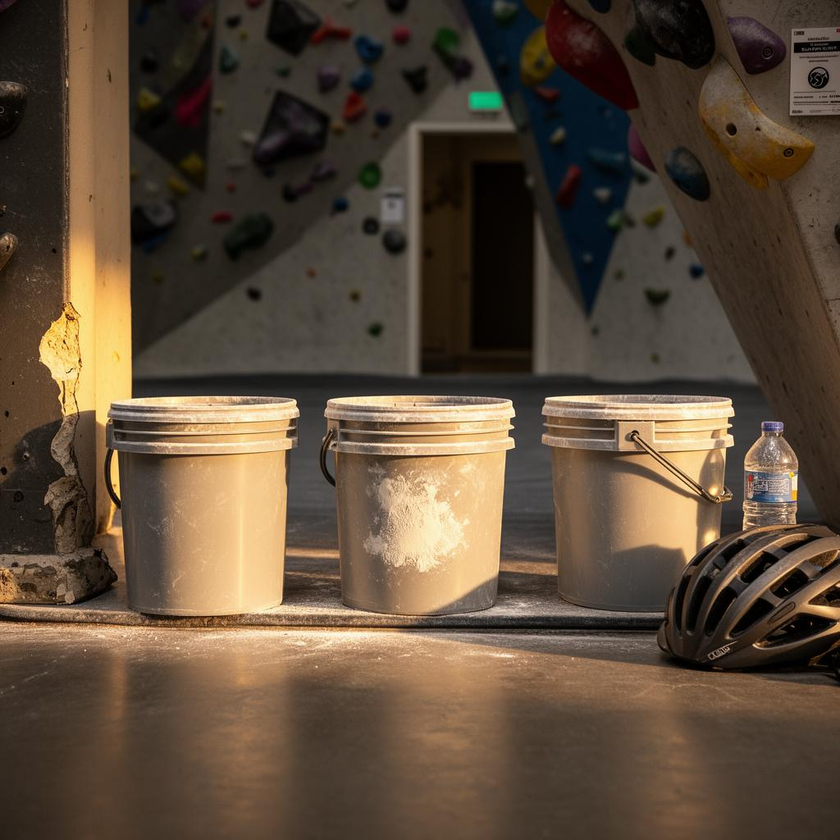
#> input picture mixed/run_20261020_133752_785524/logs/000000_mirage_4.jpg/debug_assets/variables_image_0_f34e6debf2.png, 840 x 840 px, shrunk from 1024 x 1024 before the run, given in place of after_harmonize.png, which was not available
$ python cutout_debug.py ../../mixed/run_20261020_133752_785524/logs/000000_mirage_4.jpg/debug_assets
#> lines starting #> are read from the running program, lines starting #| are printed output that depends on the picture; pictures that were not available may be replaced by others from this repository, and a replacement may not be noted
"""Cut the edited object out of a ``test_edit_object`` debug folder.

Uses ``after_harmonize.png`` as colour and ``matte_raw.png`` as alpha, and
writes ``cutout.png`` (RGBA, transparent background) next to them. The matte is
used as is, so fur keeps its fractional alpha.
"""

from __future__ import annotations

import argparse
from pathlib import Path

import numpy as np
from PIL import Image


def make_cutout(folder: Path, crop_to_object: bool = False) -> Path:
#> called with crop_to_object = False
    with Image.open(folder / "after_harmonize.png") as image:
#> image is the input picture: PIL image 840x840 RGB; mean R, G, B 91.5, 74.9, 57.6
        rgb = image.convert("RGB")
    with Image.open(folder / "matte_raw.png") as matte:
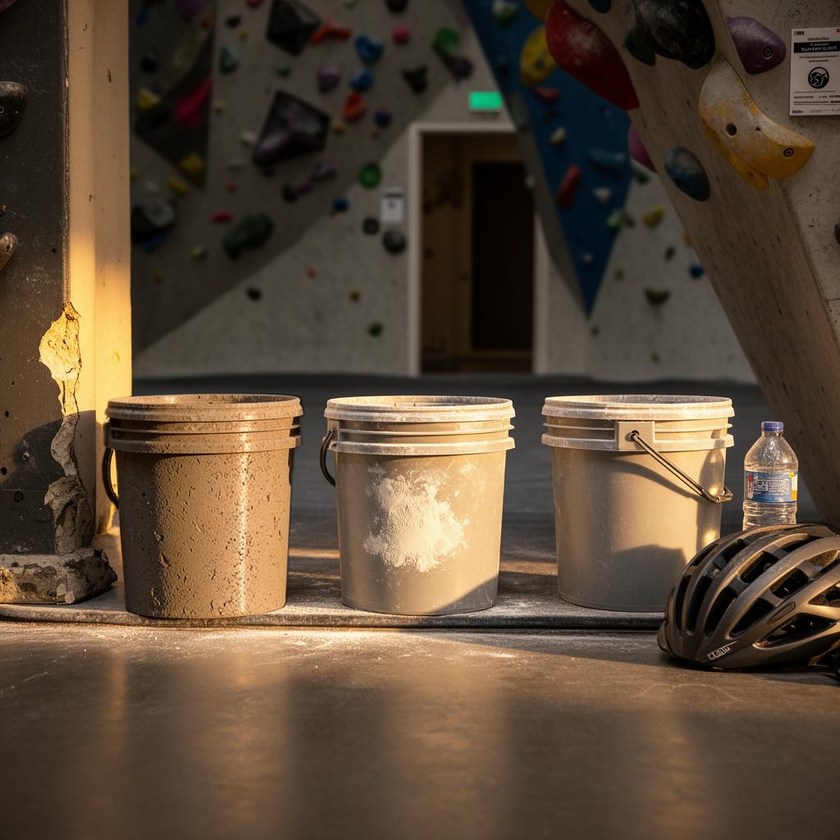
#> input picture mixed/run_20261020_133752_785524/logs/000000_mirage_4.jpg/debug_assets/variables_image_1_f96f469879.png, 840 x 840 px, shrunk from 1024 x 1024 before the run, given in place of matte_raw.png, which was not available
#> matte is the input picture: PIL image 840x840 RGB; mean R, G, B 90, 72.9, 55.6
        alpha = matte.convert("L")
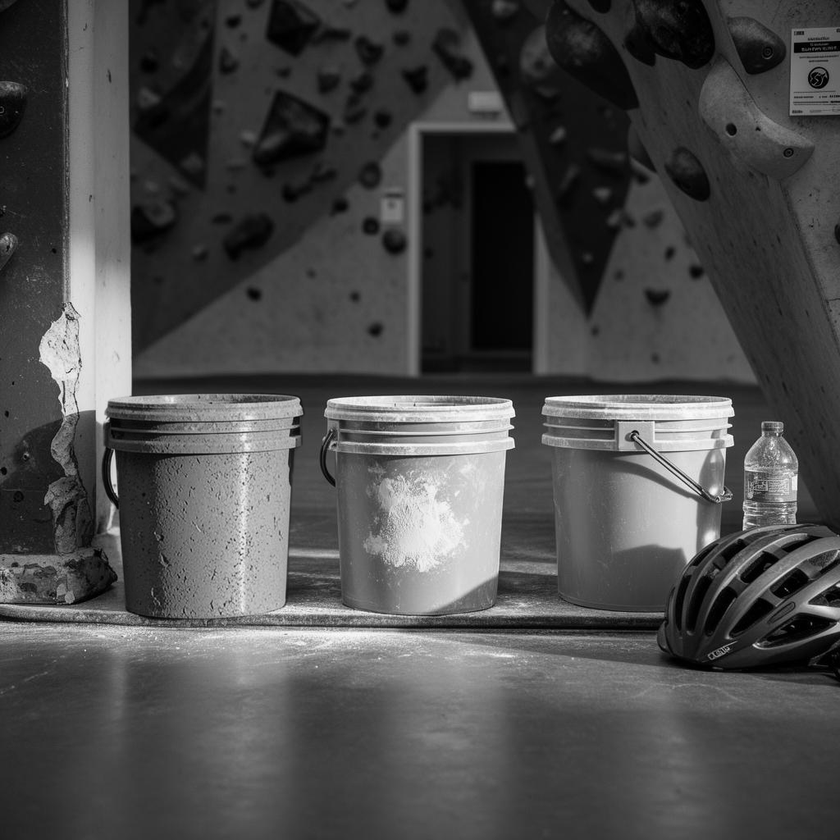
#> alpha: PIL image 840x840 L; min 0, max 254, mean 76.1
    if alpha.size != rgb.size:
        raise ValueError(f"matte {alpha.size} and image {rgb.size} differ in size")
    cutout = rgb.convert("RGBA")
    cutout.putalpha(alpha)
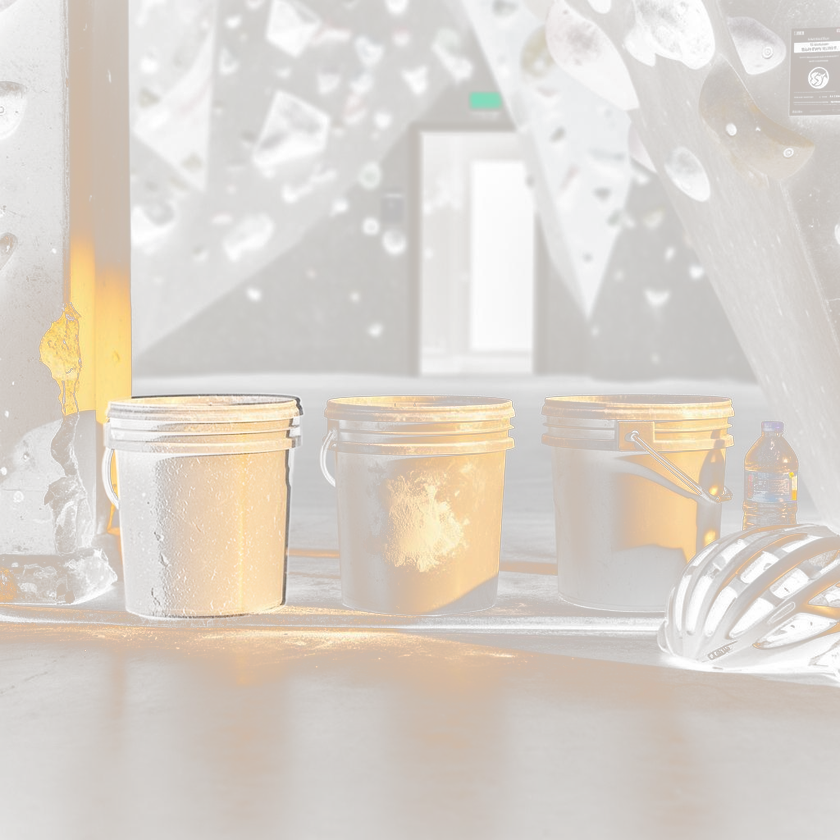
#> cutout: PIL image 840x840 RGBA; mean R, G, B, A 91.5, 74.9, 57.6, 76.1; transparent parts drawn white
    if crop_to_object:
        box = Image.fromarray((np.asarray(alpha) > 0).astype(np.uint8) * 255).getbbox()
        if box is not None:
            cutout = cutout.crop(box)
    path = folder / ("cutout_cropped.png" if crop_to_object else "cutout.png")
    cutout.save(path)
    return path


def main() -> None:
    parser = argparse.ArgumentParser(description=__doc__)
    parser.add_argument("folder", type=Path, help="a *_debug folder")
    parser.add_argument(
        "--crop", action="store_true", help="also save a tight crop of the object"
    )
    args = parser.parse_args()
    print(make_cutout(args.folder))
    if args.crop:
        print(make_cutout(args.folder, crop_to_object=True))


if __name__ == "__main__":
    main()
